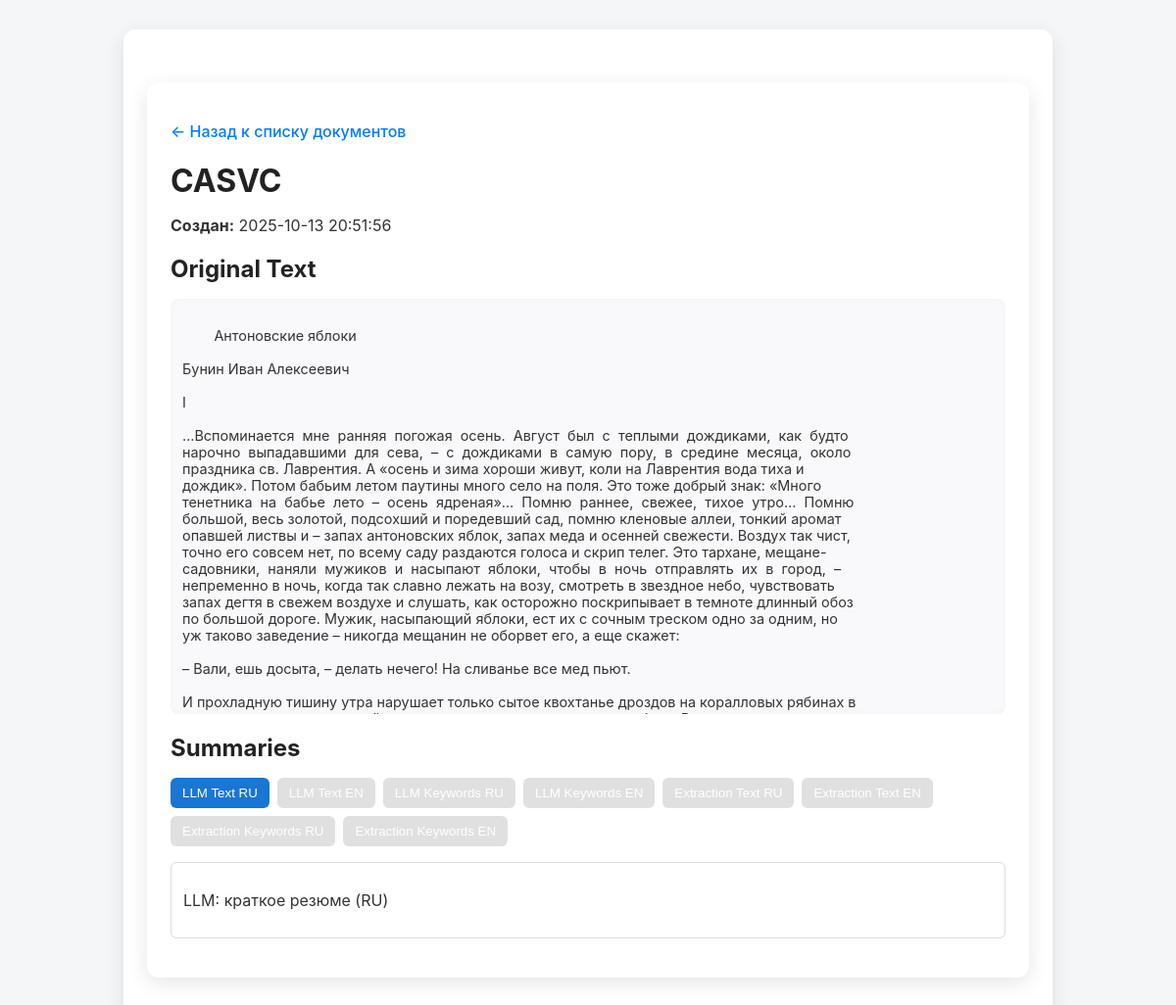
Screenshot of /documents/10 with the database file from the repository.
### models.py (models this page shows)
class TextDocument(Base):
    __tablename__ = "text_documents"
    id = Column(Integer, primary_key=True, autoincrement=True)
    file_name = Column(String, nullable=False)
    name = Column(String, nullable=False, unique=True)
    original_text = Column(String, nullable=False)
    summary_json = Column(JSON, nullable=False)
    created_at = Column(DateTime(timezone=True), server_default=func.now())

### web_routes.py (the view)
@router.get("/documents/{doc_id}", response_class=HTMLResponse)
async def view_document(doc_id: int, request: Request, service: DocumentService = Depends(get_document_service)):
    try:
        doc = await service.get_document(doc_id)
        return request.app.templates.TemplateResponse(
            "document.html",
            {"request": request, "doc": doc}
        )
    except ValueError as e:
        return request.app.templates.TemplateResponse(
            "error.html",
            {"request": request, "message": str(e)},
            status_code=404
        )

### templates/document.html (shortened to what this page needs)
{% extends "base.html" %}
{% block content %}
<div class="container">
     <p><a href="/" class="back-link">&larr; Назад к списку документов</a></p>
    <h1>{{ doc.name or doc.file_name }}</h1>
    <p><strong>Создан:</strong> {{ doc.created_at }}</p>
    <h2>Original Text</h2>
    <div class="original collapsible">
        {{ doc.original_text }}
    </div>
    <h2>Summaries</h2>
    <div class="tab-buttons">
        <button onclick="showTab('llm_text_ru', this)" class="active">LLM Text RU</button>
        <button onclick="showTab('llm_text_en', this)">LLM Text EN</button>
        <button onclick="showTab('llm_keyword_ru', this)">LLM Keywords RU</button>
        <button onclick="showTab('llm_keyword_en', this)">LLM Keywords EN</button>
        <button onclick="showTab('extr_text_ru', this)">Extraction Text RU</button>
        <button onclick="showTab('extr_text_en', this)">Extraction Text EN</button>
        <button onclick="showTab('extr_keyword_ru', this)">Extraction Keywords RU</button>
        <button onclick="showTab('extr_keyword_en', this)">Extraction Keywords EN</button>
    </div>
    <div id="llm_text_ru" class="tab-content active">
        <p>{{ doc.summary.llm_text_summary.ru }}</p>
    </div>
</div>
{% endblock %}

### static/styles.css (style rules this page uses)
body { font-family: 'Inter', sans-serif; background: #f4f6f8; color: #333; margin: 0; padding: 0; }
.container { max-width: 900px; margin: 30px auto; background: #fff; padding: 24px; border-radius: 12px; box-shadow: 0 6px 20px rgba(0,0,0,0.08); }
.back-link { text-decoration: none; color: #007bff; font-weight: 500; }
h1, h2, h3 { color: #222; margin-bottom: 16px; }
.original { white-space: pre-wrap; background: #f9f9fb; padding: 16px; border-radius: 8px; max-height: 400px; overflow-y: auto; box-shadow: inset 0 0 6px rgba(0,0,0,0.03); font-size: 0.95rem; }
button { background: linear-gradient(135deg, #4f9cff, #0066ff); color: white; padding: 6px 12px; border-radius: 8px; border: none; cursor: pointer; transition: all 0.3s; font-weight: 500; }
.container { max-width: 900px; margin: 30px auto; background: #fff; padding: 24px; border-radius: 12px; box-shadow: 0 6px 20px rgba(0,0,0,0.1); }
.tab-buttons { display: flex; flex-wrap: wrap; margin-bottom: 16px; gap: 8px; }
.tab-buttons button { padding: 8px 12px; border: none; background: #e0e0e0; cursor: pointer; border-radius: 6px; transition: background 0.2s; }
.tab-buttons button.active { background: #1976d2; color: white; }
.tab-content { display: none; padding: 12px; border: 1px solid #ddd; border-radius: 6px; margin-bottom: 16px; }
.tab-content.active { display: block; }
.original { white-space: pre-wrap; background: #f9f9fb; padding: 16px; border-radius: 8px; max-height: 300px; overflow-y: auto; box-shadow: inset 0 0 6px rgba(0,0,0,0.03); font-size: 0.9rem; }
.collapsible { max-height: 400px; overflow-y: auto; transition: max-height 0.3s ease-out, padding 0.3s ease-out; padding: 12px; }

### rows the page displays
TextDocument: name "CASVC", created_at "2025-10-13 20:51:56", original_text "Антоновские яблоки Бунин Иван Алексеевич I …Вспоминается мне ранняя погожая осень. Август был с теплыми дождиками, как будто нарочно выпадавшими для сева, – с дождиками в самую пору, в средине месяца, около праздника св. Лаврентия. А «осень и зима хороши живут, коли на Лаврентия вода тиха и дождик». Потом бабьим летом паутины много село на поля. Это тоже добрый знак: «Много тенетника на бабье лето – осень ядреная»… Помню раннее, свежее, тихое утро… Помню большой, весь золотой, подсохший и поредевший сад, помню кленовые аллеи, тонкий аромат опавшей листвы и – запах антоновских яблок, запах меда и осенней свежести. Воздух так чист, точно его совсем нет, по всему саду раздаются голоса и скрип…"

### other values shown
{{ doc.summary.llm_text_summary.ru }} "LLM: краткое резюме (RU)"
